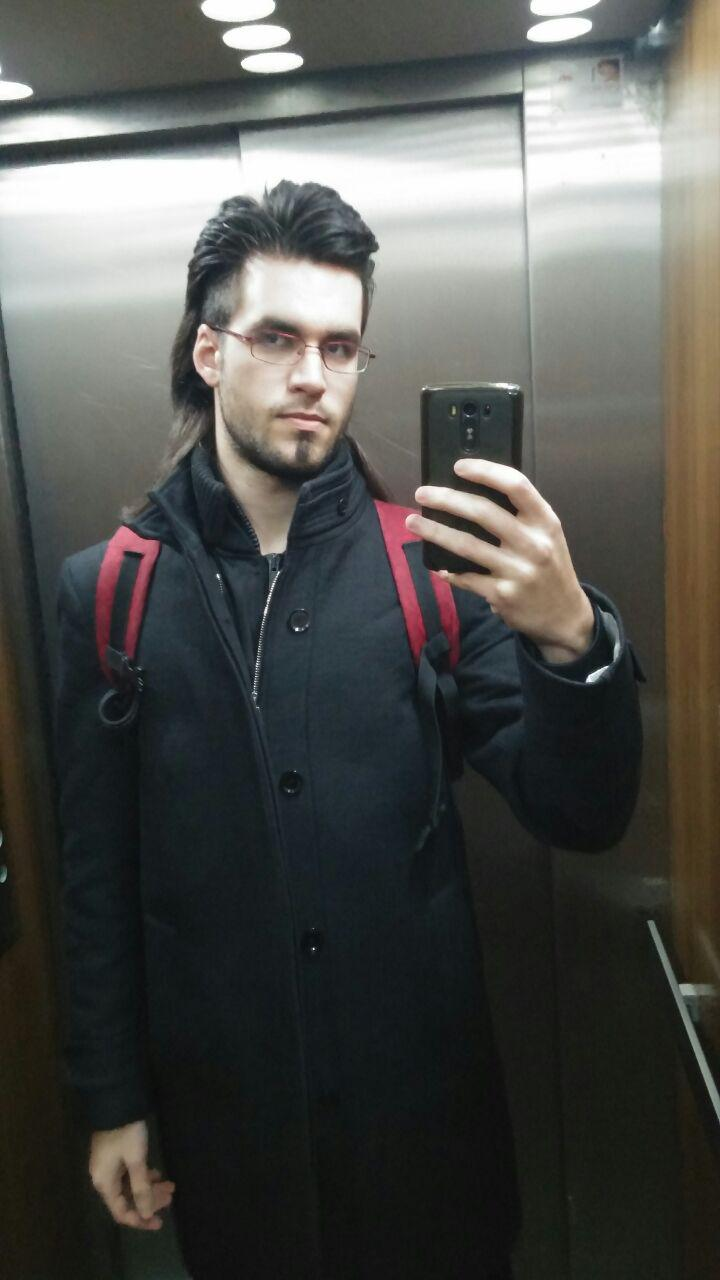
#> input picture src/dataset/1.jpg, 720 x 1280 px, found by its file name; its folder holds only this picture in this run
$ python -i trainer.py   (imports and definitions only)
#> lines starting #> are read from the running program, lines starting #| are printed output that depends on the picture
### src/Files.py

# encoding: utf-8

'''
@author: victorcas
'''

import cv2, os
import TextInterface as txtIf

delimiter = '\\'
datasetPath = '..'+delimiter+'sources'+delimiter+'dataset'
facesDatasetPath = '..'+delimiter+'sources'+delimiter+'facesDataset'
xmlFolderPath = '..'+delimiter+'sources'+delimiter+'xml'
xmlFile = 'haarcascade_frontalface_default.xml'
recognizerFolderPath = ".." + delimiter + 'sources' + delimiter + 'recognizer'
ymlFile = 'trainedData.yml'
recognizerDict = 'dictionary_ID_labels.txt'
recognizerInfo = 'info.txt'
extensionJPG = '.jpg'
extensionPNG = '.png'
defaultImage = "default" + extensionPNG
defaultImagePath = '..'+delimiter+'sources'
fileDelimiter = ', '

def getFileName(defaultFile=defaultImage, folder=defaultImagePath):

    '''
    Loads the full string name for a file.
    :param defaultFile: String
        Name of the file.
    :param folder: String
        Path to get to that file.
    :return: fullName: String
        Full path (including name) to the file specified.
        If no parameters are given, the default image from default path will be taken.
    '''

    return folder + delimiter + defaultFile


def loadImage(fullName=getFileName()):

    '''
    Loads an image.
    :param fullName: String
        Full path to the image that is gonna be loaded (if no path is given, default one is loaded).
    :return: image: Image
        Image loaded with OpenCV.
    '''

    txtIf.printMessage(txtIf.MESSAGES.LOADING_FILE, fullName)
    return cv2.imread(fullName)


def getLoadedXml():

    '''
    Method that loads the xml file (where the 'haar cascade classifier' is).
    :return: cascadeClassifier: CascadeClassifier
        File loaded.
    '''

    return cv2.CascadeClassifier(getFileName(xmlFile, xmlFolderPath))


def getReco():

    '''
    Method that loads recognizer (if wanna change the type of recognizer, change this method).
    :return: recognizer: Recognizer
        LBPH recognizer.
    '''

    return cv2.face.LBPHFaceRecognizer_create()


# [38 lines left out: function loadInfo, not called in this run]

def filesOnDir(path=datasetPath):

    '''
    Get the path from all the files in a given folder.
    :param path: String
        Path to the folder we want to list.
    :return: paths: List<String>
        A list with strings, each one of them has the path to a file from the directory.
    '''

    return os.listdir(path)

# [123 lines left out: functions saveImage, writeInfoNewImage, overwriteFile, doWhenNewImage, checkFolderExists, not called in this run]

### src/Util.py

# encoding: utf-8

from __future__ import division
import cv2
import Files as files
import TextInterface as txtIf

def imageToGrayscale(image):

    '''
    Convert an image in RGB to grayscale.
    :param image: Image
        Image to convert.
    :return: img: Image
        New image converted.
    '''
    return cv2.cvtColor(image, cv2.COLOR_BGR2GRAY)


# [18 lines left out: function imageToThreshold, not called in this run]


def getFacesMultiScale(gray):

    '''
    Detect all faces in an image.
    We can filter what the program thinks is a face as explained below.
    :param gray: Image
        Image to detect faces from.
    :return: faces: ArrayList<rectangle>
        Arraylist with a rectangle for each face on the image. The rectangles represent:
        x = position on X-axis where the face begins
        y = position on Y-axis where the face begins
        w = width of the face
        h = height of the face
    '''

    '''
    Scale Factor represents which part of the image is analized in each iteration of the process.
    Minimum number of neighbors represents how many rectangles (at least) may take each face.
    Minimum size represents the minimum size that a face can have on the image. In our case, as we are not gonna take
        long ranged photos, we set this parameter to ignore everything less than a 10% of the image's size.
    '''
    scaleFactor = 1.2
    minNeighbors = 5
    minSize = (gray.shape[0] // 10, gray.shape[1] // 10)

    return files.getLoadedXml().detectMultiScale(gray, scaleFactor, minNeighbors, minSize=minSize)


# [75 lines left out: functions train, askTrain, not called in this run]


def cutFaceFromImage(image):

    '''
    Cut a face from an image (only if there is exactly one).
    :param image: Image
        Image to be cut.
    :return: cutted: boolean
        True if the image could be cropped or False otherwise.
    :return: crop_img: Image
        Image only with a face.
    '''

    gray = imageToGrayscale(image)

    '''
    Get the number of faces on the image.
    '''
    faces = getFacesMultiScale(gray)
    numFaces = len(faces)
    cutted = False
    crop_img = None

    if numFaces == 1:

        '''
        If there are exactly one face on the image, cut it.
        '''
        x, y, w, h = faces[0]
        crop_img = image[y:y + h, x:x + w]
        cutted = True

    else:

        '''
        If there are more or less than one face on the image, print an error message.
        '''
        txtIf.printError(txtIf.ERRORS.IMAGE_TOO_MANY_FACES, numFaces)

    return cutted, crop_img

### src/TextInterface.py

# encoding: utf-8

'''
@author: victorcas
'''

from enum import Enum

'''
Title and author of the program. Just to be displayed at the beginning of the program.
'''
title = "TFG - Facial Recognition"
author = "Victor de Castro Hurtado"

'''
Made two differente enumerations, one for errors and other for general messages to make it easier for
    the programmer to change some of them.
'''

class ERRORS(Enum):

    '''
    ERRORS Class necessary to make and use properly the enumeration type while printing error messages
    The values given doesn't matter.
    '''

    NETWORK_NOT_TRAINED_2 = 1
    CANNOT_TRAIN_NETWORK = 2
    IMAGE_NO_FACES = 3
    IMAGE_TOO_MANY_FACES = 4
    COMPARISON_THRESHOLD = 5
    NOT_ENOUGH_IMAGES_ON_DATABASE = 6
    CAMERA_NOT_INITIALIZED = 7
    NETWORK_NOT_TRAINED = 8
    IMAGE_ALREADY_ON_DATABASE = 9
    FUTURE_FEATURE = 10
    FOLDER_NOT_FOUND = 11
    FILE_WRONG_FORMAT = 12
    CAMERA_DISCONNECTED = 13


class MESSAGES(Enum):

    '''
    MESSAGES Class necessary to make and use properly the enumeration type while printing a variety of messages
    The values given doesn't matter.
    '''

    TITLE = 1
    ASK_CAMERA_FILE_REALTIME = 2
    SAVING_IMAGE = 3
    DISPLAY_WITH_COINCIDENCE = 4
    SELECT_IMAGE = 5
    ASK_ADD_IMAGES = 6
    TRAIN_TIME = 7
    ASK_TRAIN_NETWORK = 8
    LOADING_FILE = 9
    YML_USED = 10
    TRAINING_NETWORK = 11
    COMPARING_IMAGES = 12
    INITIALIZING_CAMERA = 13
    IMAGE_IN_REALTIME = 14
    CAMERA_PAUSED = 15
    CAMERA_PAUSED_2 = 16
    PRESS_ANY_KEY = 17
    RESOLUTION_CAMERA = 18
    INITIALIZING_INTERFACE = 19
    ASK_EXIT_MAIN = 20


def printMessage(code=None, info=None, info2=None):

    '''
    Prints a message depending on the MESSSAGES enumeration type from above.
    :param code: String
        Keyword to identify every type of message that can be displayed.
        If want to add a new message, be sure to add the proper code to class MESSAGES above.
    :param info: -
        This information can be anything, depending on the message we want to print.
    :param info2: -
        This information can be anything, depending on the message we want to print.
    '''

    if code.name is "TITLE":
        print("\n\n" + str(title) + " - " + str(author) + "\n\n")

    elif code.name is "ASK_CAMERA_FILE_REALTIME":
        print("\nDo you want to use an image from camera [C], from file [F] or in real-time [R]?\n"
              "Press [X] to cancel")

    elif code.name is "SAVING_IMAGE":
        print("\nSaving image in: " + str(info) + "...")

    elif code.name is "DISPLAY_WITH_COINCIDENCE":
        print("\nDisplaying result with a " + str(info) + " of coincidence.")

    elif code.name is "SELECT_IMAGE":
        print("\nSelect an image...")

    elif code.name is "ASK_ADD_IMAGES":
        print("\nDo you want to add a new image to the database? [Y/N]")

    elif code.name is "TRAIN_TIME":
        print("\nTraining time with " + str(info) + " images: " + str(info2) + " seconds.")

    elif code.name is "ASK_TRAIN_NETWORK":
        print("\nDo you want to train the network? [Y/N]")

    elif code.name is "LOADING_FILE":
        print("Loading file " + str(info) + "...")

    elif code.name is "YML_USED":
        print("\nThe file " + str(info) + (
            (" just created will be used.") if info2 else (" existing from before will be used.")))

    elif code.name is "TRAINING_NETWORK":
        print("\nCreating face-focused images from original-database images...")
        print("Training network...\n")

    elif code.name is "COMPARING_IMAGES":
        print("\nComparing images...")

    elif code.name is "INITIALIZING_CAMERA":
        print("\nInitializing camera...")

    elif code.name is "IMAGE_IN_REALTIME":
        print("\nDisplaying image in real-time...")

    elif code.name is "CAMERA_PAUSED":
        print("\nCAMERA PAUSED")

    elif code.name is "CAMERA_PAUSED_2":
        print("\nCAMERA PAUSED: Press [SPACE] to resume camera reading.")

    elif code.name is "PRESS_ANY_KEY":
        print("\nPress any key to continue...")

    elif code.name is "RESOLUTION_CAMERA":
        print("Max. resolution of  camera used: [" + str(info[0]) + "x" + str(info[1]) + "]")

    elif code.name is "INITIALIZING_INTERFACE":
        print("\nInitializing interface...")

    elif code.name is "ASK_EXIT_MAIN":
        print("\nDo you want to exit? [Y/N]")

    else:
        print("\nMESSAGE: Unknown message.")


def printError(code=None, info=None):

    '''
    Prints a message depending on the ERRORS enumeration type from above. Can be errors or warnings.
    :param code: String
        Keyword to identify every type of message that can be displayed.
        If want to control a new error, be sure to add the proper code to class ERRORS above.
    :param info: -
        This information can be anything, depending on the message we want to print.
    '''

    if code.name is "NETWORK_NOT_TRAINED":
        print("\nERROR: Cannot compare: The network isn't trained.")

    elif code.name is "NETWORK_NOT_TRAINED_2":
        print("\nERROR: Network is not trained, so images from \'facesDataset\' are missing. Please check.\n")

    elif code.name is "CANNOT_TRAIN_NETWORK":
        print("\nWARNING: Network couldn't be trained.")

    elif code.name is "COMPARISON_THRESHOLD":
        print("\nWARNING: The comparison obtained less than " + str(info) + "% of coincidence. Loading default image.")

    elif code.name is "NOT_ENOUGH_IMAGES_ON_DATABASE":
        print("\nERROR: Two (2) or more samples are needed to " + ("continue." if info is not None else "train the network."))

    elif code.name is "IMAGE_NO_FACES":
        print("\nWARNING: Image with no faces.")

    elif code.name is "IMAGE_TOO_MANY_FACES" and info is None:
        print("\nWARNING: Image with too many faces.")

    elif code.name is "IMAGE_TOO_MANY_FACES" and info is not None:
        print("\nWARNING: [" + str(
            info) + "] faces were found in the image.\nThere must be exactly one (1) person to be able to capture the image.")

    elif code.name is "CAMERA_NOT_INITIALIZED":
        print("\nERROR: Camera couldn't be turned on.")

    elif code.name is "IMAGE_ALREADY_ON_DATABASE":
        print("\nWARNING: An image with the same name already exists.")
        if info:
            print("Do you want to overwrite it? [Y/N]")

    elif code.name is "FUTURE_FEATURE":
        print("\nWARNING: Feature not implemented yet. Wait for developers to do their job.")

    elif code.name is "FOLDER_NOT_FOUND":
        print("\nWARNING: Folder " + str(info) + " doesn't exists. Creating...")

    elif code.name is "FILE_WRONG_FORMAT":
        print("\nWARNING: File with wrong format...")

    elif code.name is "CAMERA_DISCONNECTED":
        print("\nERROR: Camera Disconnected. Exiting to Main Menu...")

    else:
        print("\nERROR: Unknown error.")


# [86 lines left out: functions getScan, askNewImage, askExitMain, askInfoNewImage, printMenuFaceInBox, not called in this run]

### src/trainer.py

# encoding: utf-8

import os, cv2
import numpy as np
import Util as util
import Files as files
import TextInterface as txtIf

recognizerPath = files.recognizerFolderPath
pathImages = files.facesDatasetPath

def createCutFacesFromDatabase():
    folder = files.facesDatasetPath

    imagesToDelete = files.filesOnDir(folder)
    for the_file in imagesToDelete:
        file_path = files.getFileName(the_file, folder)
        if os.path.isfile(file_path):
            os.remove(file_path)

    images = files.filesOnDir()
    for i in images:
        cutted, cutFace = util.cutFaceFromImage(files.loadImage(files.getFileName(i, files.datasetPath)))
        if cutted is True:
            cv2.imwrite(files.getFileName('face_' + i, folder), cutFace)

def train():

    trained = False
    recognizer = files.getReco()

    if not os.path.exists(recognizerPath):
        os.makedirs(recognizerPath)

    def getImagesWithID(path):
        from PIL import Image
        imagePaths = [os.path.join(path,f) for f in files.filesOnDir(path)]
        faces = []
        ID_labels = {}
        id = 0
        for imagePath in imagePaths:
            faceImg = Image.open(imagePath).convert('L')
            faceNp = np.array(faceImg,'uint8')
            label = os.path.split(imagePath)[-1].split('.')[0]
            faces.append(faceNp)
            ID_labels[id] = label
            id+=1
        return ID_labels, faces, id

    if not os.path.exists(pathImages):
        os.makedirs(pathImages)
    createCutFacesFromDatabase()
#> in loadImage, returned value is the input picture: shape (1280, 720, 3); mean B, G, R 77.9, 81.3, 80.5
#> in imageToGrayscale, `return cv2.cvtColor(image, cv2.COLOR_BGR2GRAY)`:
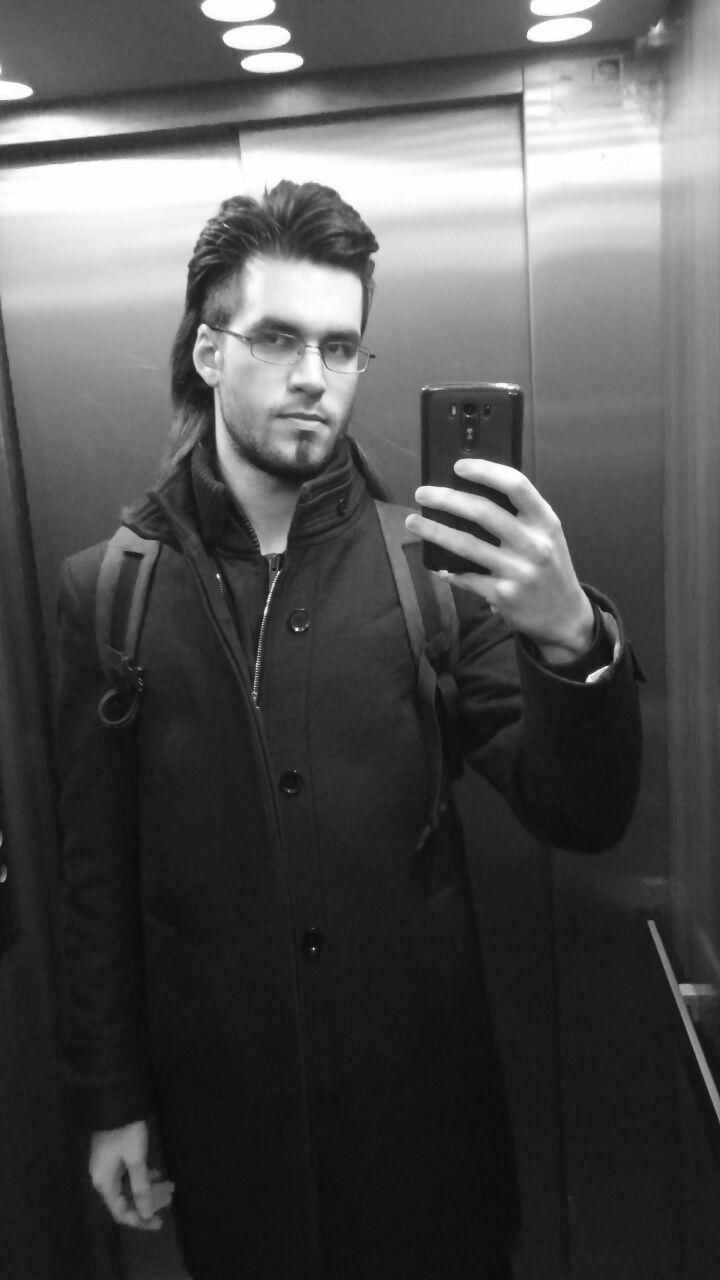
#> returned value: shape (1280, 720); min 1, max 255, mean 80.6
#> in cutFaceFromImage, `faces = getFacesMultiScale(gray)`: faces = [[211, 271, 189, 189]]
#> in cutFaceFromImage, `numFaces = len(faces)`: numFaces = 1
#> in cutFaceFromImage, `x, y, w, h = faces[0]`: x = 211; y = 271; w = 189
#> in cutFaceFromImage, `crop_img = image[y:y + h, x:x + w]`:
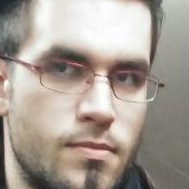
#> crop_img: shape (189, 189, 3); mean B, G, R 149.7, 158.7, 168.3
#> in createCutFacesFromDatabase, `cutted, cutFace = util.cutFaceFromImage(files.loadImage(files.getFileN..`: cutted = True

    ID_labels, faces, numImages = getImagesWithID(pathImages)
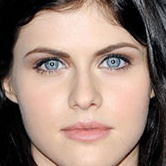
#> input picture src/facesDataset/face_alexandra_dadario.jpg, 166 x 166 px, found by its file name
#> in getImagesWithID, `faceImg = Image.open(imagePath).convert('L')`:
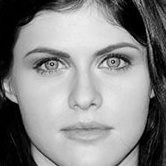
#> faceImg: PIL image 166x166 L; min 0, max 238, mean 136.1
#> ID_labels = {0: 'face_alexandra_dadario'}; faces = 1 item; numImages = 1

    if len(ID_labels) >= 2:
        recognizer.train(faces, np.fromiter(ID_labels.keys(), dtype=int))
        # Podríamos guardar el diccionario en una variable, pero de este forma nos aseguramos tener el
        #   diccionario guardado en caso de no re-entrenar la red en cada ejecución.
        recognizer.write(recognizerPath + files.delimiter + files.ymlFile)

        with open(recognizerPath + files.delimiter + files.recognizerDict, 'w') as f:
            for k in ID_labels.keys():
                s = str(k) + " " + ID_labels.get(k) + "\n"
                f.write(s)

        trained = True
    else:
        txtIf.printError(txtIf.ERRORS.NOT_ENOUGH_IMAGES_ON_DATABASE)

    return trained, numImages

>>> result = train()
#> result = (False, 1)
